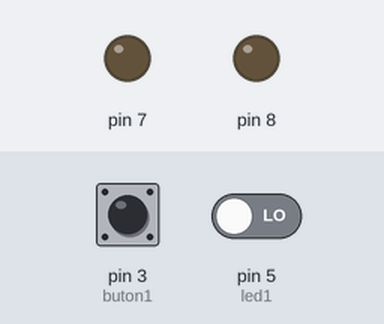
Bench run of a sketch on a simulated Arduino Uno, built with avr-gcc and run on an emulated ATmega328P. Shown: output pins drawn as LEDs (lit = HIGH). Dashed ring = blinking. The inputs (shaded band) are chosen by the test bench; at power-on: pin 5 (led1) LOW, pin 3 (buton1) LOW.

Above: at 1.2 s.
1.3 s: pin 5 (led1) driven HIGH
At 2.1 s:
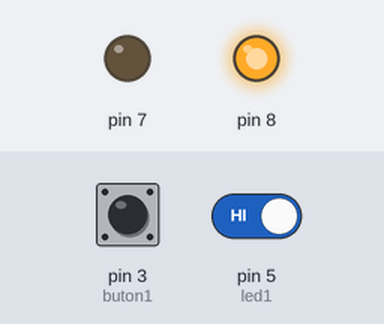
3.0 s: pin 3 (buton1) pulled HIGH for 1 s
At 3.45 s:
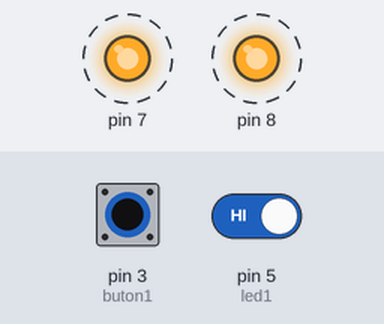
5.7 s: pin 3 (buton1) pulled HIGH for 3.2 s
At 5.85 s:
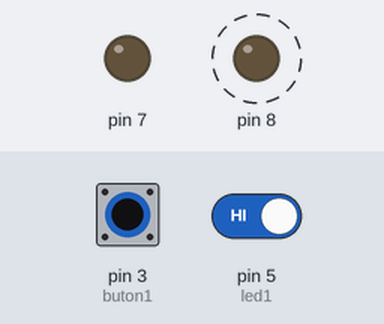
10.4 s: pin 5 (led1) driven LOW
At 11.4 s:
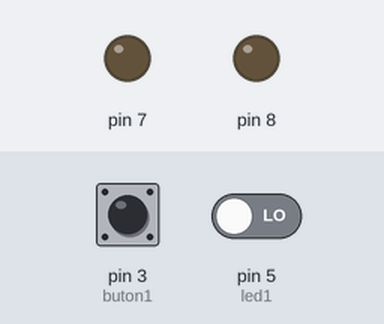
12.0 s: pin 3 (buton1) pulled HIGH for 0.15 s
At 12.15 s:
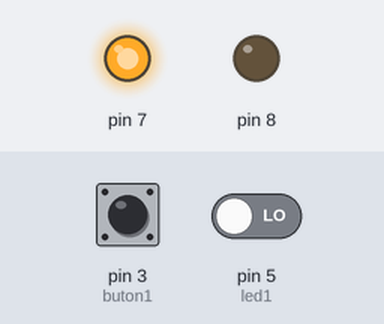
Timing chart, 0 to 14.8 s (numbered marks = the images above; inputs shaded):
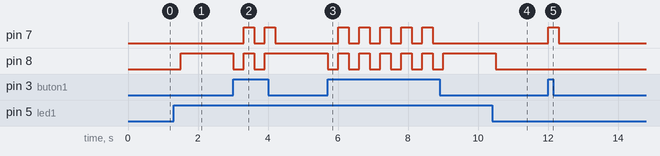

Measured:
- after the input at 1.3 s, pin 8: LOW → HIGH after 0.20 s
- after the input at 3.0 s, pin 7: alternates HIGH for 0.30 s and LOW for 0.30 s, 4 changes in all, then stays LOW, starting after 0.30 s; pin 8: alternates HIGH for 0.30 s and LOW for 0.30 s, 4 changes in all, then stays HIGH, starting at once
- after the input at 5.7 s, pin 7: alternates HIGH for 0.30 s and LOW for 0.30 s, 10 changes in all, then stays LOW, starting after 0.30 s; pin 8: alternates HIGH for 0.30 s and LOW for 0.30 s, 12 changes in all, then stays HIGH, starting at once
- after the input at 10.4 s, pin 8: HIGH → LOW after 0.10 s
- after the input at 12.0 s, pin 7: LOW → HIGH at once, → LOW 0.30 s later

The sketch:

butonmodul.ino
```cpp
#include "buton.h"
Buton buton(3,5,7,8);
void setup() {
  buton.set();
}

void loop(){
  buton.check();
  delay(300);
}
```

buton.h
```cpp
class Buton{
  private:
    int buton1=3;
    int buton2=4;
    int led1=5;
    int led2=6;
    String butonmod="normal";
    int yansonDurum=0;
  public:
    Buton(int b1,int b2,int l1,int l2){
      buton1=b1;buton2=b2;
      led1=l1;led2=l2;
    }
    void set(){
      pinMode(buton1,INPUT);
      pinMode(buton2,INPUT);
      pinMode(led1,OUTPUT);
      pinMode(led2,OUTPUT);
    }
    void normal(){
      if(digitalRead(buton1)==HIGH)
        digitalWrite(led1,HIGH);
      else
        digitalWrite(led1,LOW);
      if(digitalRead(buton2)==HIGH)
        digitalWrite(led2,HIGH);
      else
        digitalWrite(led2,LOW);
    }
    void yanson(){
      if(yansonDurum==1){
         digitalWrite(led1,HIGH);
         digitalWrite(led2,HIGH);
         yansonDurum=0;
      }
      else{
         digitalWrite(led1,LOW);
         digitalWrite(led2,LOW);
         yansonDurum=1;
      }
    }
    void check(){
      if(digitalRead(buton1)==HIGH&&digitalRead(buton2)==HIGH){
        yanson();
      }
      else{
        normal();
      }
    }
};
```
